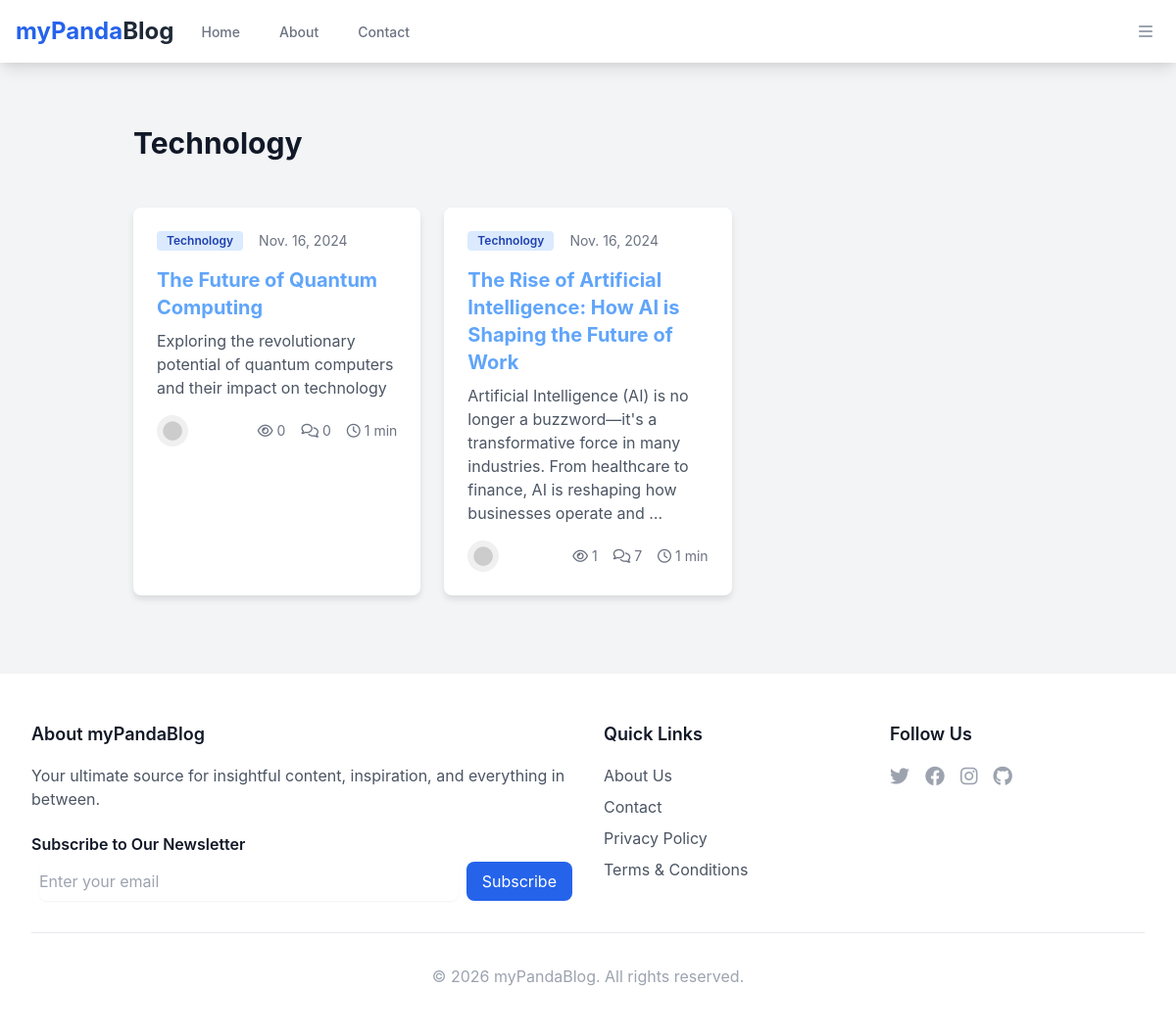
The page /category/technology/ on the database its author committed.
### blog/models.py (models this page shows, shortened)
class Category(models.Model):
    title = models.CharField(max_length=255, db_index=True)
    slug = models.SlugField(db_index=True, unique=True)
    description = models.TextField(blank=True)
    meta_description = models.CharField(max_length=160, blank=True, help_text="SEO meta description")
    class Meta:
        ordering = ["title"]
        verbose_name_plural = "Categories"
    def __str__(self):
        return self.title

class Post(models.Model):
    ACTIVE = 'active'
    DRAFT = 'draft'
    SCHEDULED = 'scheduled'
    CHOICES_STATUS = (
        (ACTIVE, 'Active'),
        (DRAFT, 'Draft'),
        (SCHEDULED, 'Scheduled'),
    )
    title = models.CharField(max_length=255, db_index=True)
    slug = models.SlugField(db_index=True, unique=True)
    category = models.ForeignKey(Category, related_name="posts", on_delete=models.CASCADE)
    intro = CKEditor5Field(blank=True, null=True, config_name='default')
    content = CKEditor5Field(blank=True, null=True, config_name='default')
    created_at = models.DateTimeField(auto_now_add=True)
    updated_at = models.DateTimeField(auto_now=True)
    published_at = models.DateTimeField(null=True, blank=True)
    status = models.CharField(max_length=10, choices=CHOICES_STATUS, default=DRAFT)
    image = models.ImageField(upload_to="uploads/", null=True, blank=True)
    video_url = models.URLField(blank=True, help_text="YouTube or Vimeo URL")
    meta_title = models.CharField(max_length=60, blank=True, help_text="SEO meta title")
    meta_description = models.CharField(max_length=160, blank=True, help_text="SEO meta description")
    canonical_url = models.URLField(blank=True, help_text="Canonical URL if this is a repost")
    views_count = models.PositiveIntegerField(default=0)
    featured = models.BooleanField(default=False)
    tags = TaggableManager(blank=True)
    class Meta:
        ordering = ["-created_at"]
        indexes = [
            models.Index(fields=['created_at', 'status']),
            models.Index(fields=['category', 'status']),
            models.Index(fields=['status', 'published_at']),
        ]
    @property
    def reading_time(self):
        text = strip_tags(self.content)
        words = len(text.split())
        minutes = round(words / 200)  # Average reading speed of 200 words per minute
        return max(1, minutes)  # Minimum 1 minute reading time

### blog/views.py (the view)
# urls.py: path('category/<slug:slug>/', views.category_detail, name='category_detail'),
def category_detail(request, slug):
    category = get_object_or_404(Category, slug=slug)
    posts = Post.objects.filter(
        category=category,
        status=Post.ACTIVE
    ).select_related(
        'category'
    ).annotate(
        comment_count=Count('comments', filter=Q(comments__is_approved=True))
    ).order_by('-created_at')
    paginator = Paginator(posts, 10)
    page = request.GET.get('page')
    try:
        posts = paginator.page(page)
    except PageNotAnInteger:
        posts = paginator.page(1)
    except EmptyPage:
        posts = paginator.page(paginator.num_pages)
    context = {
        'category': category,
        'posts': posts,
    }
    return render(request, 'category_detail.html', context)

### blog/context_processors.py (called while the page is built)
def base_context(request):
    return {
        'categories': Category.objects.all(),
    }

### templates/category_detail.html (shortened to what this page needs)
{% extends 'base.html' %}
{% load static %}
{% block content %}
<div class="max-w-7xl mx-auto px-4 sm:px-6 lg:px-8">
    <div class="py-8">
        <h1 class="text-3xl font-bold text-gray-900 mb-4">{{ category.title }}</h1>
    </div>
    <div class="grid grid-cols-1 md:grid-cols-2 lg:grid-cols-3 gap-6">
        {% for post in posts %}
            <div class="bg-white rounded-lg shadow-md overflow-hidden hover:shadow-lg transition-shadow duration-300">
                <div class="p-6">
                    <div class="flex items-center mb-4">
                        <span class="bg-blue-100 text-blue-800 text-xs font-semibold px-2.5 py-0.5 rounded">{{ post.category }}</span>
                        <span class="text-gray-500 text-sm ml-4">{{ post.created_at|date }}</span>
                    </div>
                    <h3 class="text-xl font-bold text-gray-900 mb-2">
                        <a href="{% url 'blog:post_detail' post.category.slug post.slug %}" class="hover:text-blue-600">{{ post.title }}</a>
                    </h3>
                    <p class="text-gray-600 mb-4">{{ post.intro|striptags|truncatewords:25 }}</p>
                    <div class="flex items-center justify-between">
                        <div class="flex items-center">
                            <img src="{% static 'images/default-avatar.png' %}" alt="Author avatar" class="w-8 h-8 rounded-full">
                        </div>
                        <div class="flex items-center space-x-4 text-sm text-gray-500">
                            <div class="flex items-center">
                                <i class="far fa-eye mr-1"></i>
                                {{ post.views_count }}
                            </div>
                            <div class="flex items-center">
                                <i class="far fa-comments mr-1"></i>
                                {{ post.comment_count }}
                            </div>
                            <div class="flex items-center">
                                <i class="far fa-clock mr-1"></i>
                                {{ post.reading_time }} min
                            </div>
                        </div>
                    </div>
                </div>
            </div>
        {% endfor %}
    </div>
</div>
{% endblock %}

### static/css/main.css (style rules this page uses)
:root { --primary-color: #60A5FA; --primary-light: #93C5FD; --primary-dark: #3B82F6; --accent-color: #F59E0B; --text-primary: #1F2937; --text-secondary: #4B5563; --bg-primary: #F9FAFB; --bg-secondary: #F3F4F6; }
body { font-family: 'Inter', system-ui, -apple-system, sans-serif; color: var(--text-primary); background-color: var(--bg-primary); line-height: 1.5; }
h1, h2, h3, h4, h5, h6 { color: var(--text-primary); font-weight: 600; line-height: 1.25; }
a { color: var(--primary-color); text-decoration: none; transition: color 0.2s ease-in-out; }
.flex { display: flex; }
.items-center { align-items: center; }
.justify-between { justify-content: space-between; }
.mb-2 { margin-bottom: 0.5rem; }
.mb-4 { margin-bottom: 1rem; }
.rounded { border-radius: 0.25rem; }
.rounded-lg { border-radius: 0.5rem; }
.shadow-md { box-shadow: 0 4px 6px rgba(0, 0, 0, 0.1); }

### rows shown on the page
Category: title "Technology"
Post: category "Technology", created_at "Nov. 16, 2024", title "The Future of Quantum Computing", intro "Exploring the revolutionary potential of quantum computers and their impact on technology", views_count "0", comment_count "0", reading_time "1"
Post: category "Technology", created_at "Nov. 16, 2024", title "The Rise of Artificial Intelligence: How AI is Shaping the Future of Work", intro "Artificial Intelligence (AI) is no longer a buzzword—it's a transformative force in many industries. From healthcare to finance, AI is reshaping how businesses operate and …", views_count "1", comment_count "7", reading_time "1"
